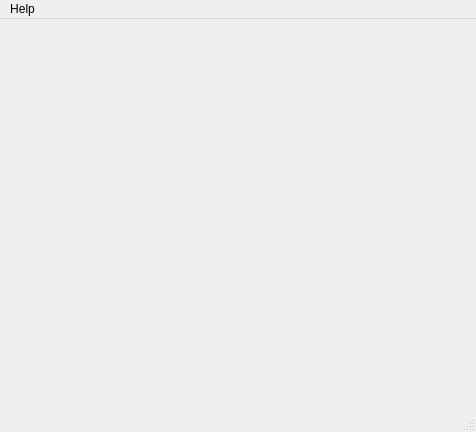
<?xml version="1.0" encoding="UTF-8"?>
<ui version="4.0">
 <class>FuzzWidget</class>
 <widget class="QMainWindow" name="FuzzWidget">
  <property name="geometry">
   <rect>
    <x>0</x>
    <y>0</y>
    <width>476</width>
    <height>432</height>
   </rect>
  </property>
  <property name="windowTitle">
   <string>FuzzWidget</string>
  </property>
  <widget class="QWidget" name="centralwidget">
   <layout class="QGridLayout" name="gridLayout"/>
  </widget>
  <widget class="QMenuBar" name="menubar">
   <property name="geometry">
    <rect>
     <x>0</x>
     <y>0</y>
     <width>476</width>
     <height>30</height>
    </rect>
   </property>
   <widget class="QMenu" name="menuHelp">
    <property name="title">
     <string>Help</string>
    </property>
    <addaction name="actionAbout"/>
   </widget>
   <addaction name="menuHelp"/>
  </widget>
  <widget class="QStatusBar" name="statusbar"/>
  <action name="actionAbout">
   <property name="text">
    <string>About</string>
   </property>
  </action>
 </widget>
 <resources/>
 <connections/>
</ui>
